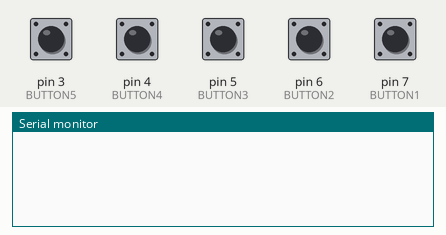
Simulated run of this sketch. Board: Arduino Uno, built with avr-gcc and run on an emulated ATmega328P. Parts: the last lines printed to the serial monitor. The test bench sets the inputs (shaded band); at power-on: pin 3 (BUTTON5), pin 4 (BUTTON4), pin 5 (BUTTON3), pin 6 (BUTTON2), pin 7 (BUTTON1) HIGH.

Above: at 1.2 s.
1.3 s: pin 3 (BUTTON5) pulled LOW for 0.15 s
At 2.4 s:
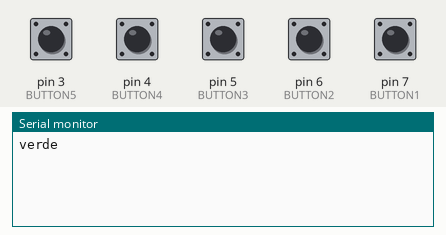
2.9 s: pin 4 (BUTTON4) pulled LOW for 0.15 s
At 3.8 s:
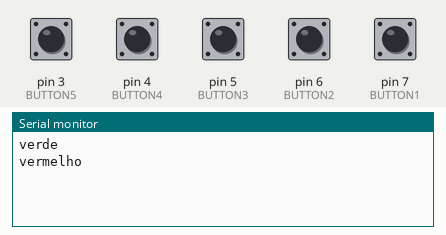
4.5 s: pin 5 (BUTTON3) pulled LOW for 0.15 s
At 5.1 s:
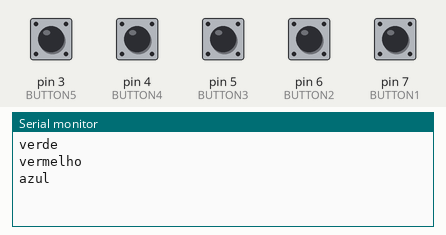
6.1 s: pin 6 (BUTTON2) pulled LOW for 0.15 s
At 7.3 s:
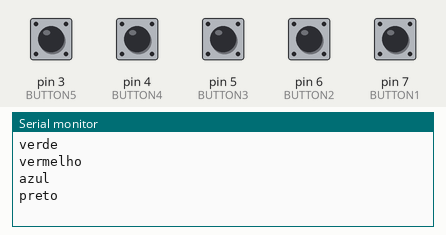
7.7 s: pin 7 (BUTTON1) pulled LOW for 0.15 s
At 8.9 s:
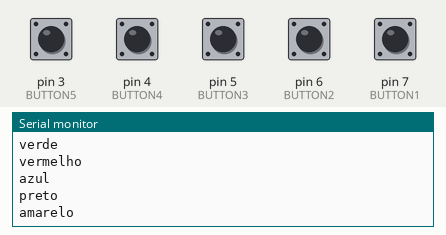

Measured:
- after the input at 1.3 s, the serial monitor: prints a new line at once (image 1)
- after the input at 2.9 s, the serial monitor: prints a new line at once (image 2)
- after the input at 4.5 s, the serial monitor: prints a new line at once (image 3)
- after the input at 6.1 s, the serial monitor: prints a new line at once (image 4)
- after the input at 7.7 s, the serial monitor: prints a new line at once (image 5)

The sketch:

tcc_arduino.ino
```cpp
const int BUTTON1 = 7;
const int BUTTON2 = 6;
const int BUTTON3 = 5;
const int BUTTON4 = 4;
const int BUTTON5 = 3;

int lastButtonState1;
int currentButtonState1;

int lastButtonState2;
int currentButtonState2;

int lastButtonState3;
int currentButtonState3;

int lastButtonState4;
int currentButtonState4;

int lastButtonState5;
int currentButtonState5;

void setup() {

  Serial.begin(9600);

  pinMode(BUTTON1, INPUT_PULLUP);
  pinMode(BUTTON2, INPUT_PULLUP);
  pinMode(BUTTON3, INPUT_PULLUP);
  pinMode(BUTTON4, INPUT_PULLUP);
  pinMode(BUTTON5, INPUT_PULLUP);

  currentButtonState1 = digitalRead(BUTTON1);
  currentButtonState2 = digitalRead(BUTTON2);
  currentButtonState3 = digitalRead(BUTTON3);
  currentButtonState4 = digitalRead(BUTTON4);
  currentButtonState5 = digitalRead(BUTTON5);
}

void loop() {

  // =========================
  // BOTÃO AMARELO
  // =========================
  lastButtonState1 = currentButtonState1;
  currentButtonState1 = digitalRead(BUTTON1);

  if (lastButtonState1 == HIGH && currentButtonState1 == LOW) {

    Serial.println("amarelo");
  }

  // =========================
  // BOTÃO PRETO
  // =========================
  lastButtonState2 = currentButtonState2;
  currentButtonState2 = digitalRead(BUTTON2);

  if (lastButtonState2 == HIGH && currentButtonState2 == LOW) {

    Serial.println("preto");
  }

  // =========================
  // BOTÃO AZUL
  // =========================
  lastButtonState3 = currentButtonState3;
  currentButtonState3 = digitalRead(BUTTON3);

  if (lastButtonState3 == HIGH && currentButtonState3 == LOW) {

    Serial.println("azul");
  }

  // =========================
  // BOTÃO VERMELHO
  // =========================
  lastButtonState4 = currentButtonState4;
  currentButtonState4 = digitalRead(BUTTON4);

  if (lastButtonState4 == HIGH && currentButtonState4 == LOW) {

    Serial.println("vermelho");
  }

  // =========================
  // BOTÃO VERDE
  // =========================
  lastButtonState5 = currentButtonState5;
  currentButtonState5 = digitalRead(BUTTON5);

  if (lastButtonState5 == HIGH && currentButtonState5 == LOW) {

    Serial.println("verde");
  }

  delay(20);
}
```
